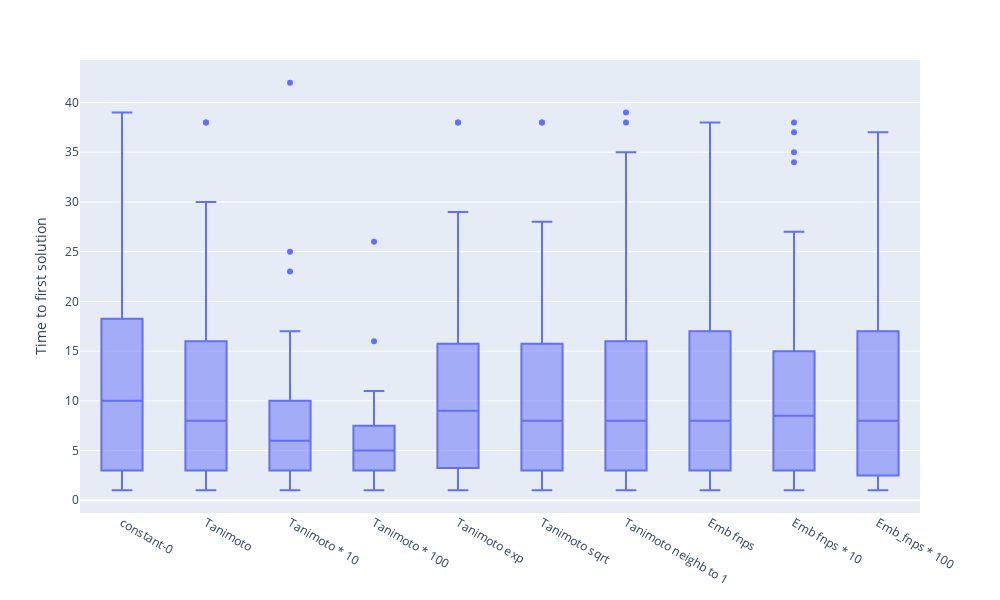

The notebook cell this image was saved under:
### Code cell
import plotly.express as px
fig = px.box(df_result, x="algorithm", y="value", width=1000, height=600,
             labels={
#                      "algorithm": None,
                     "value": "Time to first solution",
#                      "species": "Species of Iris"
                 },
#              title="Time to first solution"
            )
fig.update_layout(xaxis_title=None)
fig.update_xaxes(labelalias=labelalias, categoryorder='array', categoryarray=list(labelalias.keys()))
fig.write_image(f'{output_folder}/Boxplot_time_first_solution.pdf') 
fig.show()

### Figure 1 — Plotly figure (JSON) as saved in the notebook; plotly's stock layout.template omitted (floating-point values rounded to 4 significant figures; data arrays with more than 128 entries replaced by an {"elided": "..."} marker saying what was removed)
{"data": [{"alignmentgroup": "True", "hovertemplate": "algorithm=%{x}<br>Time to first solution=%{y}<extra></extra>", "legendgroup": "", "marker": {"color": "#636efa"}, "name": "", "notched": false, "offsetgroup": "", "orientation": "v", "showlegend": false, "type": "box", "x": {"elided": "1000 str values"}, "x0": " ", "xaxis": "x", "y": {"elided": "1000 int values"}, "y0": " ", "yaxis": "y"}], "layout": {"boxmode": "group", "height": 600, "legend": {"tracegroupgap": 0}, "margin": {"t": 60}, "width": 1000, "xaxis": {"anchor": "y", "categoryarray": ["constant-0", "Tanimoto-distance", "Tanimoto-distance-TIMES10", "Tanimoto-distance-TIMES100", "Tanimoto-distance-EXP", "Tanimoto-distance-SQRT", "Tanimoto-distance-NUM_NEIGHBORS_TO_1", "Embedding-from-fingerprints", "Embedding-from-fingerprints-TIMES10", "Embedding-from-fingerprints-TIMES100"], "categoryorder": "array", "domain": [0, 1], "labelalias": {"Embedding-from-fingerprints": "Emb fnps", "Embedding-from-fingerprints-TIMES10": "Emb fnps * 10", "Embedding-from-fingerprints-TIMES100": "Emb_fnps * 100", "Tanimoto-distance": "Tanimoto", "Tanimoto-distance-EXP": "Tanimoto exp", "Tanimoto-distance-NUM_NEIGHBORS_TO_1": "Tanimoto neighb to 1", "Tanimoto-distance-SQRT": "Tanimoto sqrt", "Tanimoto-distance-TIMES10": "Tanimoto * 10", "Tanimoto-distance-TIMES100": "Tanimoto * 100", "constant-0": "constant-0"}, "title": {}}, "yaxis": {"anchor": "x", "domain": [0, 1], "title": {"text": "Time to first solution"}}}}
